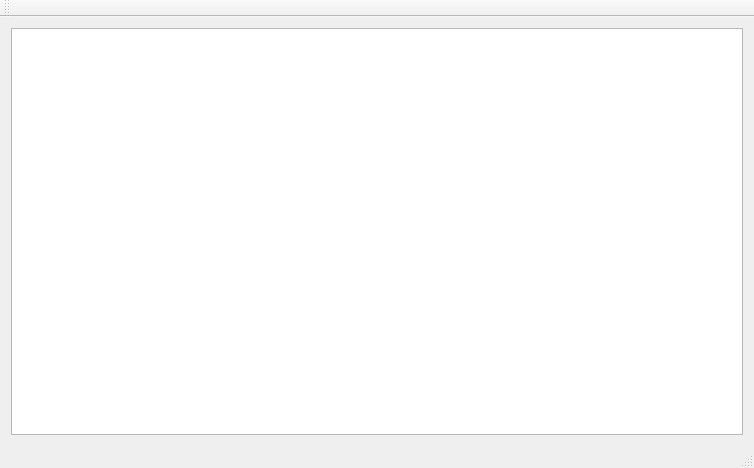
<?xml version="1.0" encoding="UTF-8"?>
<ui version="4.0">
 <class>MainWindow</class>
 <widget class="QMainWindow" name="MainWindow">
  <property name="geometry">
   <rect>
    <x>0</x>
    <y>0</y>
    <width>754</width>
    <height>468</height>
   </rect>
  </property>
  <property name="windowTitle">
   <string>Inkjet Plumber</string>
  </property>
  <widget class="QWidget" name="centralWidget">
   <layout class="QGridLayout" name="gridLayout">
    <item row="0" column="0">
     <widget class="QListWidget" name="listWidget"/>
    </item>
   </layout>
  </widget>
  <widget class="QMenuBar" name="menuBar">
   <property name="geometry">
    <rect>
     <x>0</x>
     <y>0</y>
     <width>754</width>
     <height>22</height>
    </rect>
   </property>
  </widget>
  <widget class="QToolBar" name="mainToolBar">
   <attribute name="toolBarArea">
    <enum>TopToolBarArea</enum>
   </attribute>
   <attribute name="toolBarBreak">
    <bool>false</bool>
   </attribute>
  </widget>
  <widget class="QStatusBar" name="statusBar"/>
 </widget>
 <layoutdefault spacing="6" margin="11"/>
 <resources/>
 <connections/>
</ui>
